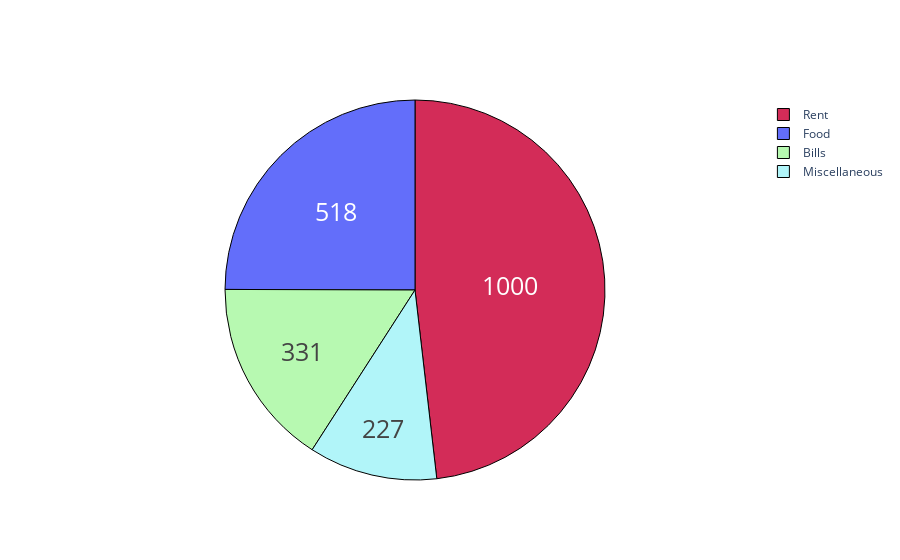

The notebook cell this image was saved under:
### Code cell
#Expenses

#breakdown each category
groups=['Rent','Food','Bills','Miscellaneous']
#create amount 
amount=[1000,518,331,227]
#style
colors=['#d32c58','#f9blee','#b7f9b1','#b1f5f9']

trace= go.Pie(labels=groups, values=amount,
              hoverinfo='label+percent',textinfo='value',
              textfont=dict(size=25),
              marker=dict(colors=colors,
                          line=dict(color='#000000',width=1)))
iplot([trace])

### Figure 1 — Plotly figure (JSON) as saved in the notebook; plotly's stock layout.template omitted (floating-point values rounded to 4 significant figures)
{"data": [{"hoverinfo": "label+percent", "labels": ["Rent", "Food", "Bills", "Miscellaneous"], "marker": {"colors": ["#d32c58", "#f9blee", "#b7f9b1", "#b1f5f9"], "line": {"color": "#000000", "width": 1}}, "textfont": {"size": 25}, "textinfo": "value", "type": "pie", "values": [1000, 518, 331, 227]}], "layout": {}}
